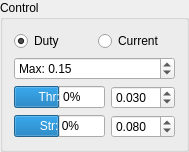
       <widget class="QGroupBox" name="groupBox_3">
        <property name="maximumSize">
         <size>
          <width>180</width>
          <height>16777215</height>
         </size>
        </property>
        <property name="title">
         <string>Control</string>
        </property>
        <layout class="QGridLayout" name="gridLayout_3">
         <item row="2" column="0">
          <widget class="QProgressBar" name="throttleBar">
           <property name="sizePolicy">
            <sizepolicy hsizetype="Fixed" vsizetype="Fixed">
             <horstretch>0</horstretch>
             <verstretch>0</verstretch>
            </sizepolicy>
           </property>
           <property name="minimum">
            <number>-100</number>
           </property>
           <property name="value">
            <number>0</number>
           </property>
           <property name="format">
            <string>Thr: %v%</string>
           </property>
          </widget>
         </item>
         <item row="3" column="0">
          <widget class="QProgressBar" name="steeringBar">
           <property name="sizePolicy">
            <sizepolicy hsizetype="Fixed" vsizetype="Fixed">
             <horstretch>0</horstretch>
             <verstretch>0</verstretch>
            </sizepolicy>
           </property>
           <property name="minimum">
            <number>-100</number>
           </property>
           <property name="value">
            <number>0</number>
           </property>
           <property name="format">
            <string>Str: %v%</string>
           </property>
          </widget>
         </item>
         <item row="0" column="0" colspan="2">
          <layout class="QHBoxLayout" name="horizontalLayout_6">
           <item>
            <widget class="QRadioButton" name="throttleDutyButton">
             <property name="text">
              <string>Duty</string>
             </property>
             <property name="checked">
              <bool>true</bool>
             </property>
            </widget>
           </item>
           <item>
            <widget class="QRadioButton" name="throttleCurrentButton">
             <property name="text">
              <string>Current</string>
             </property>
            </widget>
           </item>
          </layout>
         </item>
         <item row="1" column="0" colspan="2">
          <widget class="QDoubleSpinBox" name="throttleMaxBox">
           <property name="prefix">
            <string>Max: </string>
           </property>
           <property name="maximum">
            <double>1.000000000000000</double>
           </property>
           <property name="singleStep">
            <double>0.010000000000000</double>
           </property>
           <property name="value">
            <double>0.150000000000000</double>
           </property>
          </widget>
         </item>
         <item row="2" column="1">
          <widget class="QDoubleSpinBox" name="throttleGainBox">
           <property name="sizePolicy">
            <sizepolicy hsizetype="Fixed" vsizetype="Fixed">
             <horstretch>0</horstretch>
             <verstretch>0</verstretch>
            </sizepolicy>
           </property>
           <property name="toolTip">
            <string>Keyboard gain</string>
           </property>
           <property name="prefix">
            <string/>
           </property>
           <property name="decimals">
            <number>3</number>
           </property>
           <property name="singleStep">
            <double>0.005000000000000</double>
           </property>
           <property name="value">
            <double>0.030000000000000</double>
           </property>
          </widget>
         </item>
         <item row="3" column="1">
          <widget class="QDoubleSpinBox" name="steeringGainBox">
           <property name="toolTip">
            <string>Keyboard gain</string>
           </property>
           <property name="prefix">
            <string/>
           </property>
           <property name="decimals">
            <number>3</number>
           </property>
           <property name="singleStep">
            <double>0.005000000000000</double>
           </property>
           <property name="value">
            <double>0.080000000000000</double>
           </property>
          </widget>
         </item>
        </layout>
       </widget>
